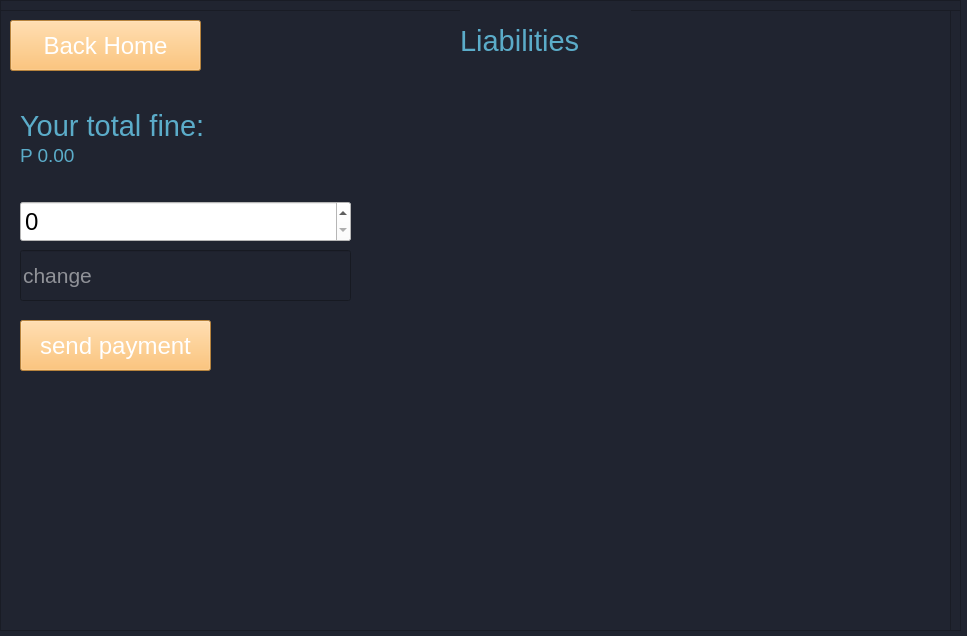
<?xml version="1.0" encoding="UTF-8"?>
<ui version="4.0">
 <class>MainWindow</class>
 <widget class="QMainWindow" name="MainWindow">
  <property name="geometry">
   <rect>
    <x>0</x>
    <y>0</y>
    <width>967</width>
    <height>636</height>
   </rect>
  </property>
  <property name="windowTitle">
   <string>Library System</string>
  </property>
  <property name="styleSheet">
   <string notr="true">background-color: rgb(32, 36, 48);</string>
  </property>
  <widget class="QWidget" name="centralwidget">
   <widget class="QFrame" name="loginFrame">
    <property name="geometry">
     <rect>
      <x>0</x>
      <y>0</y>
      <width>961</width>
      <height>631</height>
     </rect>
    </property>
    <property name="frameShape">
     <enum>QFrame::StyledPanel</enum>
    </property>
    <property name="frameShadow">
     <enum>QFrame::Raised</enum>
    </property>
    <widget class="QLineEdit" name="password">
     <property name="geometry">
      <rect>
       <x>320</x>
       <y>260</y>
       <width>331</width>
       <height>51</height>
      </rect>
     </property>
     <property name="font">
      <font>
       <pointsize>16</pointsize>
      </font>
     </property>
     <property name="styleSheet">
      <string notr="true">color: rgb(255, 255, 255);</string>
     </property>
     <property name="placeholderText">
      <string>Password</string>
     </property>
    </widget>
    <widget class="QLineEdit" name="username">
     <property name="geometry">
      <rect>
       <x>320</x>
       <y>180</y>
       <width>331</width>
       <height>51</height>
      </rect>
     </property>
     <property name="font">
      <font>
       <pointsize>16</pointsize>
      </font>
     </property>
     <property name="styleSheet">
      <string notr="true">color: rgb(255, 255, 255);</string>
     </property>
     <property name="placeholderText">
      <string>Username</string>
     </property>
    </widget>
    <widget class="QLabel" name="labelWrongCredential">
     <property name="geometry">
      <rect>
       <x>320</x>
       <y>420</y>
       <width>331</width>
       <height>61</height>
      </rect>
     </property>
     <property name="font">
      <font>
       <pointsize>18</pointsize>
      </font>
     </property>
     <property name="styleSheet">
      <string notr="true">color: rgb(255, 0, 0);</string>
     </property>
     <property name="text">
      <string>Wrong Credentials!</string>
     </property>
     <property name="alignment">
      <set>Qt::AlignCenter</set>
     </property>
    </widget>
    <widget class="QPushButton" name="loginBTN">
     <property name="geometry">
      <rect>
       <x>420</x>
       <y>340</y>
       <width>131</width>
       <height>41</height>
      </rect>
     </property>
     <property name="font">
      <font>
       <pointsize>18</pointsize>
      </font>
     </property>
     <property name="styleSheet">
      <string notr="true">background-color: rgb(255, 184, 85);
color: rgb(255, 255, 255);</string>
     </property>
     <property name="text">
      <string>Login</string>
     </property>
    </widget>
    <widget class="QLabel" name="label">
     <property name="geometry">
      <rect>
       <x>320</x>
       <y>30</y>
       <width>331</width>
       <height>91</height>
      </rect>
     </property>
     <property name="font">
      <font>
       <family>Consolas</family>
       <pointsize>30</pointsize>
      </font>
     </property>
     <property name="styleSheet">
      <string notr="true">color: rgb(91, 172, 201);</string>
     </property>
     <property name="text">
      <string>Library System</string>
     </property>
    </widget>
   </widget>
   <widget class="QFrame" name="homeFrame">
    <property name="geometry">
     <rect>
      <x>10</x>
      <y>10</y>
      <width>951</width>
      <height>621</height>
     </rect>
    </property>
    <property name="frameShape">
     <enum>QFrame::StyledPanel</enum>
    </property>
    <property name="frameShadow">
     <enum>QFrame::Raised</enum>
    </property>
    <widget class="QLabel" name="user">
     <property name="geometry">
      <rect>
       <x>10</x>
       <y>10</y>
       <width>331</width>
       <height>61</height>
      </rect>
     </property>
     <property name="font">
      <font>
       <pointsize>14</pointsize>
      </font>
     </property>
     <property name="styleSheet">
      <string notr="true">color: rgb(91, 172, 201);</string>
     </property>
     <property name="text">
      <string>Hello, Name!</string>
     </property>
    </widget>
    <widget class="QListWidget" name="bookList">
     <property name="geometry">
      <rect>
       <x>230</x>
       <y>230</y>
       <width>711</width>
       <height>171</height>
      </rect>
     </property>
     <property name="font">
      <font>
       <pointsize>12</pointsize>
      </font>
     </property>
     <property name="styleSheet">
      <string notr="true">background-color: rgb(255, 255, 255);</string>
     </property>
     <item>
      <property name="text">
       <string>Biography |  Cleophatra: A Life | Stacy Schiff | 2010</string>
      </property>
     </item>
    </widget>
    <widget class="QLabel" name="label_3">
     <property name="geometry">
      <rect>
       <x>230</x>
       <y>100</y>
       <width>121</width>
       <height>21</height>
      </rect>
     </property>
     <property name="font">
      <font>
       <pointsize>22</pointsize>
      </font>
     </property>
     <property name="styleSheet">
      <string notr="true">color: rgb(91, 172, 201);</string>
     </property>
     <property name="text">
      <string>All Books</string>
     </property>
    </widget>
    <widget class="QLineEdit" name="searchBook">
     <property name="geometry">
      <rect>
       <x>230</x>
       <y>140</y>
       <width>711</width>
       <height>41</height>
      </rect>
     </property>
     <property name="font">
      <font>
       <pointsize>12</pointsize>
      </font>
     </property>
     <property name="styleSheet">
      <string notr="true">color: rgb(255, 255, 255);</string>
     </property>
     <property name="placeholderText">
      <string>Search Book here</string>
     </property>
    </widget>
    <widget class="QPushButton" name="returnBookBTN">
     <property name="geometry">
      <rect>
       <x>10</x>
       <y>210</y>
       <width>191</width>
       <height>51</height>
      </rect>
     </property>
     <property name="font">
      <font>
       <pointsize>18</pointsize>
      </font>
     </property>
     <property name="styleSheet">
      <string notr="true">background-color: rgb(255, 184, 85);
color: rgb(255, 255, 255);</string>
     </property>
     <property name="text">
      <string>Return Book</string>
     </property>
    </widget>
    <widget class="QPushButton" name="barrowBookBTN">
     <property name="geometry">
      <rect>
       <x>10</x>
       <y>140</y>
       <width>191</width>
       <height>51</height>
      </rect>
     </property>
     <property name="font">
      <font>
       <pointsize>18</pointsize>
      </font>
     </property>
     <property name="styleSheet">
      <string notr="true">background-color: rgb(255, 184, 85);
color: rgb(255, 255, 255);</string>
     </property>
     <property name="text">
      <string>Barrow Book</string>
     </property>
    </widget>
    <widget class="QLabel" name="tab">
     <property name="geometry">
      <rect>
       <x>440</x>
       <y>0</y>
       <width>81</width>
       <height>61</height>
      </rect>
     </property>
     <property name="font">
      <font>
       <pointsize>22</pointsize>
      </font>
     </property>
     <property name="styleSheet">
      <string notr="true">color: rgb(91, 172, 201);</string>
     </property>
     <property name="text">
      <string>HOME</string>
     </property>
    </widget>
    <widget class="QPushButton" name="liabilitiesBTN">
     <property name="geometry">
      <rect>
       <x>10</x>
       <y>280</y>
       <width>191</width>
       <height>51</height>
      </rect>
     </property>
     <property name="font">
      <font>
       <pointsize>18</pointsize>
      </font>
     </property>
     <property name="styleSheet">
      <string notr="true">background-color: rgb(255, 184, 85);
color: rgb(255, 255, 255);</string>
     </property>
     <property name="text">
      <string>Liabilities</string>
     </property>
    </widget>
    <widget class="QPushButton" name="reservedBookBTN">
     <property name="geometry">
      <rect>
       <x>10</x>
       <y>350</y>
       <width>191</width>
       <height>51</height>
      </rect>
     </property>
     <property name="font">
      <font>
       <pointsize>18</pointsize>
      </font>
     </property>
     <property name="styleSheet">
      <string notr="true">background-color: rgb(255, 184, 85);
color: rgb(255, 255, 255);</string>
     </property>
     <property name="text">
      <string>Reserved Book</string>
     </property>
    </widget>
    <widget class="QLabel" name="label_4">
     <property name="geometry">
      <rect>
       <x>230</x>
       <y>200</y>
       <width>341</width>
       <height>21</height>
      </rect>
     </property>
     <property name="font">
      <font>
       <pointsize>14</pointsize>
      </font>
     </property>
     <property name="styleSheet">
      <string notr="true">color: rgb(91, 172, 201);</string>
     </property>
     <property name="text">
      <string>Subject | Title | Author | Published Date</string>
     </property>
    </widget>
    <widget class="QLabel" name="labelINFO">
     <property name="geometry">
      <rect>
       <x>10</x>
       <y>440</y>
       <width>931</width>
       <height>181</height>
      </rect>
     </property>
     <property name="font">
      <font>
       <pointsize>14</pointsize>
      </font>
     </property>
     <property name="styleSheet">
      <string notr="true">color: rgb(91, 172, 201);</string>
     </property>
     <property name="text">
      <string>Subject: Biography
Title: Cleopathra
Author: Stacy
Date: 2010
Rack No: 102</string>
     </property>
     <property name="alignment">
      <set>Qt::AlignLeading|Qt::AlignLeft|Qt::AlignTop</set>
     </property>
    </widget>
    <widget class="QLabel" name="label_6">
     <property name="geometry">
      <rect>
       <x>10</x>
       <y>410</y>
       <width>261</width>
       <height>21</height>
      </rect>
     </property>
     <property name="font">
      <font>
       <pointsize>22</pointsize>
      </font>
     </property>
     <property name="styleSheet">
      <string notr="true">color: rgb(91, 172, 201);</string>
     </property>
     <property name="text">
      <string>Book Information</string>
     </property>
    </widget>
    <widget class="QPushButton" name="logoutBTN">
     <property name="geometry">
      <rect>
       <x>750</x>
       <y>20</y>
       <width>191</width>
       <height>51</height>
      </rect>
     </property>
     <property name="font">
      <font>
       <pointsize>18</pointsize>
      </font>
     </property>
     <property name="styleSheet">
      <string notr="true">background-color: rgb(255, 184, 85);
color: rgb(255, 255, 255);</string>
     </property>
     <property name="text">
      <string>LogOut</string>
     </property>
    </widget>
   </widget>
   <widget class="QFrame" name="barrowFrame">
    <property name="geometry">
     <rect>
      <x>10</x>
      <y>10</y>
      <width>951</width>
      <height>621</height>
     </rect>
    </property>
    <property name="frameShape">
     <enum>QFrame::StyledPanel</enum>
    </property>
    <property name="frameShadow">
     <enum>QFrame::Raised</enum>
    </property>
    <widget class="QListWidget" name="bookList_barrow">
     <property name="geometry">
      <rect>
       <x>10</x>
       <y>210</y>
       <width>721</width>
       <height>181</height>
      </rect>
     </property>
     <property name="font">
      <font>
       <pointsize>12</pointsize>
      </font>
     </property>
     <property name="styleSheet">
      <string notr="true">background-color: rgb(255, 255, 255);</string>
     </property>
     <item>
      <property name="text">
       <string>Biography |  Cleophatra: A Life | Stacy Schiff | 2010</string>
      </property>
     </item>
    </widget>
    <widget class="QLabel" name="label_5">
     <property name="geometry">
      <rect>
       <x>10</x>
       <y>90</y>
       <width>121</width>
       <height>21</height>
      </rect>
     </property>
     <property name="font">
      <font>
       <pointsize>22</pointsize>
      </font>
     </property>
     <property name="styleSheet">
      <string notr="true">color: rgb(91, 172, 201);</string>
     </property>
     <property name="text">
      <string>All Books</string>
     </property>
    </widget>
    <widget class="QLineEdit" name="searchBook_barrow">
     <property name="geometry">
      <rect>
       <x>10</x>
       <y>130</y>
       <width>381</width>
       <height>41</height>
      </rect>
     </property>
     <property name="font">
      <font>
       <pointsize>12</pointsize>
      </font>
     </property>
     <property name="styleSheet">
      <string notr="true">color: rgb(255, 255, 255);</string>
     </property>
     <property name="placeholderText">
      <string>Search Book here</string>
     </property>
    </widget>
    <widget class="QPushButton" name="backHome_barrow">
     <property name="geometry">
      <rect>
       <x>10</x>
       <y>10</y>
       <width>191</width>
       <height>51</height>
      </rect>
     </property>
     <property name="font">
      <font>
       <pointsize>18</pointsize>
      </font>
     </property>
     <property name="styleSheet">
      <string notr="true">background-color: rgb(255, 184, 85);
color: rgb(255, 255, 255);</string>
     </property>
     <property name="text">
      <string>Back Home</string>
     </property>
    </widget>
    <widget class="QLabel" name="tab_2">
     <property name="geometry">
      <rect>
       <x>410</x>
       <y>0</y>
       <width>171</width>
       <height>61</height>
      </rect>
     </property>
     <property name="font">
      <font>
       <pointsize>22</pointsize>
      </font>
     </property>
     <property name="styleSheet">
      <string notr="true">color: rgb(91, 172, 201);</string>
     </property>
     <property name="text">
      <string>Barrow Book</string>
     </property>
    </widget>
    <widget class="QLabel" name="label_7">
     <property name="geometry">
      <rect>
       <x>10</x>
       <y>180</y>
       <width>341</width>
       <height>21</height>
      </rect>
     </property>
     <property name="font">
      <font>
       <pointsize>14</pointsize>
      </font>
     </property>
     <property name="styleSheet">
      <string notr="true">color: rgb(91, 172, 201);</string>
     </property>
     <property name="text">
      <string>Subject | Title | Author | Published Date</string>
     </property>
    </widget>
    <widget class="QLabel" name="labelINFO_barrow">
     <property name="geometry">
      <rect>
       <x>10</x>
       <y>440</y>
       <width>931</width>
       <height>181</height>
      </rect>
     </property>
     <property name="font">
      <font>
       <pointsize>14</pointsize>
      </font>
     </property>
     <property name="styleSheet">
      <string notr="true">color: rgb(91, 172, 201);</string>
     </property>
     <property name="text">
      <string>Subject: Biography
Title: Cleopathra
Author: Stacy
Date: 2010
Rack No: 102
No. of Copies: 100</string>
     </property>
     <property name="alignment">
      <set>Qt::AlignLeading|Qt::AlignLeft|Qt::AlignTop</set>
     </property>
    </widget>
    <widget class="QLabel" name="label_8">
     <property name="geometry">
      <rect>
       <x>10</x>
       <y>400</y>
       <width>261</width>
       <height>31</height>
      </rect>
     </property>
     <property name="font">
      <font>
       <pointsize>22</pointsize>
      </font>
     </property>
     <property name="styleSheet">
      <string notr="true">color: rgb(91, 172, 201);</string>
     </property>
     <property name="text">
      <string>Selected Book</string>
     </property>
    </widget>
    <widget class="QPushButton" name="barrowThis">
     <property name="geometry">
      <rect>
       <x>750</x>
       <y>340</y>
       <width>191</width>
       <height>51</height>
      </rect>
     </property>
     <property name="font">
      <font>
       <pointsize>18</pointsize>
      </font>
     </property>
     <property name="styleSheet">
      <string notr="true">background-color: rgb(255, 184, 85);
color: rgb(255, 255, 255);</string>
     </property>
     <property name="text">
      <string>Barrow</string>
     </property>
    </widget>
    <widget class="QDateEdit" name="date">
     <property name="geometry">
      <rect>
       <x>750</x>
       <y>220</y>
       <width>191</width>
       <height>41</height>
      </rect>
     </property>
     <property name="font">
      <font>
       <pointsize>16</pointsize>
      </font>
     </property>
     <property name="styleSheet">
      <string notr="true">background-color: rgb(255, 255, 255);</string>
     </property>
     <property name="dateTime">
      <datetime>
       <hour>12</hour>
       <minute>0</minute>
       <second>0</second>
       <year>2000</year>
       <month>1</month>
       <day>1</day>
      </datetime>
     </property>
     <property name="maximumDateTime">
      <datetime>
       <hour>23</hour>
       <minute>59</minute>
       <second>59</second>
       <year>2022</year>
       <month>12</month>
       <day>30</day>
      </datetime>
     </property>
     <property name="minimumDateTime">
      <datetime>
       <hour>0</hour>
       <minute>0</minute>
       <second>0</second>
       <year>1753</year>
       <month>9</month>
       <day>14</day>
      </datetime>
     </property>
     <property name="calendarPopup">
      <bool>true</bool>
     </property>
    </widget>
    <widget class="QPushButton" name="reservedThis">
     <property name="geometry">
      <rect>
       <x>750</x>
       <y>280</y>
       <width>191</width>
       <height>51</height>
      </rect>
     </property>
     <property name="font">
      <font>
       <pointsize>18</pointsize>
      </font>
     </property>
     <property name="styleSheet">
      <string notr="true">background-color: rgb(255, 184, 85);
color: rgb(255, 255, 255);</string>
     </property>
     <property name="text">
      <string>Reserved Book</string>
     </property>
    </widget>
    <widget class="QLabel" name="label_9">
     <property name="geometry">
      <rect>
       <x>750</x>
       <y>180</y>
       <width>271</width>
       <height>21</height>
      </rect>
     </property>
     <property name="font">
      <font>
       <pointsize>14</pointsize>
      </font>
     </property>
     <property name="styleSheet">
      <string notr="true">color: rgb(91, 172, 201);</string>
     </property>
     <property name="text">
      <string>Date to return book</string>
     </property>
    </widget>
    <widget class="QLabel" name="label_18">
     <property name="geometry">
      <rect>
       <x>730</x>
       <y>90</y>
       <width>221</width>
       <height>21</height>
      </rect>
     </property>
     <property name="font">
      <font>
       <pointsize>14</pointsize>
      </font>
     </property>
     <property name="styleSheet">
      <string notr="true">color: rgb(91, 172, 201);</string>
     </property>
     <property name="text">
      <string>Total barrowed books: 0</string>
     </property>
    </widget>
   </widget>
   <widget class="QFrame" name="returnFrame">
    <property name="geometry">
     <rect>
      <x>10</x>
      <y>10</y>
      <width>951</width>
      <height>621</height>
     </rect>
    </property>
    <property name="frameShape">
     <enum>QFrame::StyledPanel</enum>
    </property>
    <property name="frameShadow">
     <enum>QFrame::Raised</enum>
    </property>
    <widget class="QListWidget" name="bookList_return">
     <property name="geometry">
      <rect>
       <x>10</x>
       <y>210</y>
       <width>721</width>
       <height>171</height>
      </rect>
     </property>
     <property name="font">
      <font>
       <pointsize>12</pointsize>
      </font>
     </property>
     <property name="styleSheet">
      <string notr="true">background-color: rgb(255, 255, 255);</string>
     </property>
     <item>
      <property name="text">
       <string>Biography |  Cleophatra: A Life | Stacy Schiff | 2010</string>
      </property>
     </item>
    </widget>
    <widget class="QLabel" name="label_10">
     <property name="geometry">
      <rect>
       <x>10</x>
       <y>140</y>
       <width>291</width>
       <height>31</height>
      </rect>
     </property>
     <property name="font">
      <font>
       <pointsize>22</pointsize>
      </font>
     </property>
     <property name="styleSheet">
      <string notr="true">color: rgb(91, 172, 201);</string>
     </property>
     <property name="text">
      <string>Your Barrowed Books</string>
     </property>
    </widget>
    <widget class="QPushButton" name="backHome_return">
     <property name="geometry">
      <rect>
       <x>10</x>
       <y>10</y>
       <width>191</width>
       <height>51</height>
      </rect>
     </property>
     <property name="font">
      <font>
       <pointsize>18</pointsize>
      </font>
     </property>
     <property name="styleSheet">
      <string notr="true">background-color: rgb(255, 184, 85);
color: rgb(255, 255, 255);</string>
     </property>
     <property name="text">
      <string>Back Home</string>
     </property>
    </widget>
    <widget class="QLabel" name="tab_3">
     <property name="geometry">
      <rect>
       <x>400</x>
       <y>0</y>
       <width>171</width>
       <height>61</height>
      </rect>
     </property>
     <property name="font">
      <font>
       <pointsize>22</pointsize>
      </font>
     </property>
     <property name="styleSheet">
      <string notr="true">color: rgb(91, 172, 201);</string>
     </property>
     <property name="text">
      <string>Return Book</string>
     </property>
    </widget>
    <widget class="QLabel" name="label_11">
     <property name="geometry">
      <rect>
       <x>10</x>
       <y>180</y>
       <width>341</width>
       <height>21</height>
      </rect>
     </property>
     <property name="font">
      <font>
       <pointsize>14</pointsize>
      </font>
     </property>
     <property name="styleSheet">
      <string notr="true">color: rgb(91, 172, 201);</string>
     </property>
     <property name="text">
      <string>Subject | Title | Author | Published Date</string>
     </property>
    </widget>
    <widget class="QLabel" name="labelINFO_return">
     <property name="geometry">
      <rect>
       <x>10</x>
       <y>430</y>
       <width>931</width>
       <height>181</height>
      </rect>
     </property>
     <property name="font">
      <font>
       <pointsize>14</pointsize>
      </font>
     </property>
     <property name="styleSheet">
      <string notr="true">color: rgb(91, 172, 201);</string>
     </property>
     <property name="text">
      <string>Subject: Biography
Title: Cleopathra
Author: Stacy
Date: 2010
Rack No: 102
No. of Copies: 100</string>
     </property>
     <property name="alignment">
      <set>Qt::AlignLeading|Qt::AlignLeft|Qt::AlignTop</set>
     </property>
    </widget>
    <widget class="QLabel" name="label_12">
     <property name="geometry">
      <rect>
       <x>10</x>
       <y>390</y>
       <width>261</width>
       <height>31</height>
      </rect>
     </property>
     <property name="font">
      <font>
       <pointsize>22</pointsize>
      </font>
     </property>
     <property name="styleSheet">
      <string notr="true">color: rgb(91, 172, 201);</string>
     </property>
     <property name="text">
      <string>Selected Book</string>
     </property>
    </widget>
    <widget class="QPushButton" name="returnThis">
     <property name="geometry">
      <rect>
       <x>740</x>
       <y>330</y>
       <width>191</width>
       <height>51</height>
      </rect>
     </property>
     <property name="font">
      <font>
       <pointsize>18</pointsize>
      </font>
     </property>
     <property name="styleSheet">
      <string notr="true">background-color: rgb(255, 184, 85);
color: rgb(255, 255, 255);</string>
     </property>
     <property name="text">
      <string>Return Book</string>
     </property>
    </widget>
    <widget class="QLabel" name="label_13">
     <property name="geometry">
      <rect>
       <x>740</x>
       <y>180</y>
       <width>131</width>
       <height>21</height>
      </rect>
     </property>
     <property name="font">
      <font>
       <pointsize>14</pointsize>
      </font>
     </property>
     <property name="styleSheet">
      <string notr="true">color: rgb(91, 172, 201);</string>
     </property>
     <property name="text">
      <string>Date to return</string>
     </property>
    </widget>
    <widget class="QLabel" name="dateBarrowed">
     <property name="geometry">
      <rect>
       <x>740</x>
       <y>210</y>
       <width>211</width>
       <height>31</height>
      </rect>
     </property>
     <property name="font">
      <font>
       <pointsize>22</pointsize>
      </font>
     </property>
     <property name="styleSheet">
      <string notr="true">color: rgb(91, 172, 201);</string>
     </property>
     <property name="text">
      <string>12/12/21</string>
     </property>
    </widget>
    <widget class="QLabel" name="label_15">
     <property name="geometry">
      <rect>
       <x>740</x>
       <y>250</y>
       <width>141</width>
       <height>21</height>
      </rect>
     </property>
     <property name="font">
      <font>
       <pointsize>14</pointsize>
      </font>
     </property>
     <property name="styleSheet">
      <string notr="true">color: rgb(91, 172, 201);</string>
     </property>
     <property name="text">
      <string>Fine</string>
     </property>
    </widget>
    <widget class="QLabel" name="fineAmount">
     <property name="geometry">
      <rect>
       <x>740</x>
       <y>280</y>
       <width>201</width>
       <height>31</height>
      </rect>
     </property>
     <property name="font">
      <font>
       <pointsize>22</pointsize>
      </font>
     </property>
     <property name="styleSheet">
      <string notr="true">color: rgb(91, 172, 201);</string>
     </property>
     <property name="text">
      <string>NONE</string>
     </property>
    </widget>
   </widget>
   <widget class="QFrame" name="reservedFrame">
    <property name="geometry">
     <rect>
      <x>10</x>
      <y>10</y>
      <width>951</width>
      <height>621</height>
     </rect>
    </property>
    <property name="frameShape">
     <enum>QFrame::StyledPanel</enum>
    </property>
    <property name="frameShadow">
     <enum>QFrame::Raised</enum>
    </property>
    <widget class="QListWidget" name="bookList_reserved">
     <property name="geometry">
      <rect>
       <x>10</x>
       <y>170</y>
       <width>911</width>
       <height>331</height>
      </rect>
     </property>
     <property name="font">
      <font>
       <pointsize>12</pointsize>
      </font>
     </property>
     <property name="styleSheet">
      <string notr="true">background-color: rgb(255, 255, 255);</string>
     </property>
    </widget>
    <widget class="QLabel" name="label_14">
     <property name="geometry">
      <rect>
       <x>10</x>
       <y>90</y>
       <width>291</width>
       <height>31</height>
      </rect>
     </property>
     <property name="font">
      <font>
       <pointsize>22</pointsize>
      </font>
     </property>
     <property name="styleSheet">
      <string notr="true">color: rgb(91, 172, 201);</string>
     </property>
     <property name="text">
      <string>Your Reserved Books</string>
     </property>
    </widget>
    <widget class="QPushButton" name="backHome_reserved">
     <property name="geometry">
      <rect>
       <x>10</x>
       <y>10</y>
       <width>191</width>
       <height>51</height>
      </rect>
     </property>
     <property name="font">
      <font>
       <pointsize>18</pointsize>
      </font>
     </property>
     <property name="styleSheet">
      <string notr="true">background-color: rgb(255, 184, 85);
color: rgb(255, 255, 255);</string>
     </property>
     <property name="text">
      <string>Back Home</string>
     </property>
    </widget>
    <widget class="QLabel" name="tab_5">
     <property name="geometry">
      <rect>
       <x>370</x>
       <y>0</y>
       <width>251</width>
       <height>61</height>
      </rect>
     </property>
     <property name="font">
      <font>
       <pointsize>22</pointsize>
      </font>
     </property>
     <property name="styleSheet">
      <string notr="true">color: rgb(91, 172, 201);</string>
     </property>
     <property name="text">
      <string>Reserved Book List</string>
     </property>
    </widget>
    <widget class="QLabel" name="label_16">
     <property name="geometry">
      <rect>
       <x>10</x>
       <y>130</y>
       <width>341</width>
       <height>21</height>
      </rect>
     </property>
     <property name="font">
      <font>
       <pointsize>14</pointsize>
      </font>
     </property>
     <property name="styleSheet">
      <string notr="true">color: rgb(91, 172, 201);</string>
     </property>
     <property name="text">
      <string>Subject | Title | Author | Published Date</string>
     </property>
    </widget>
   </widget>
   <widget class="QFrame" name="liabilities">
    <property name="geometry">
     <rect>
      <x>0</x>
      <y>10</y>
      <width>951</width>
      <height>621</height>
     </rect>
    </property>
    <property name="inputMethodHints">
     <set>Qt::ImhDigitsOnly|Qt::ImhFormattedNumbersOnly</set>
    </property>
    <property name="frameShape">
     <enum>QFrame::StyledPanel</enum>
    </property>
    <property name="frameShadow">
     <enum>QFrame::Raised</enum>
    </property>
    <widget class="QPushButton" name="backHome_liabilities">
     <property name="geometry">
      <rect>
       <x>10</x>
       <y>10</y>
       <width>191</width>
       <height>51</height>
      </rect>
     </property>
     <property name="font">
      <font>
       <pointsize>18</pointsize>
      </font>
     </property>
     <property name="styleSheet">
      <string notr="true">background-color: rgb(255, 184, 85);
color: rgb(255, 255, 255);</string>
     </property>
     <property name="text">
      <string>Back Home</string>
     </property>
    </widget>
    <widget class="QLabel" name="tab_4">
     <property name="geometry">
      <rect>
       <x>460</x>
       <y>0</y>
       <width>171</width>
       <height>61</height>
      </rect>
     </property>
     <property name="font">
      <font>
       <pointsize>22</pointsize>
      </font>
     </property>
     <property name="styleSheet">
      <string notr="true">color: rgb(91, 172, 201);</string>
     </property>
     <property name="text">
      <string>Liabilities</string>
     </property>
    </widget>
    <widget class="QLabel" name="labelFine">
     <property name="geometry">
      <rect>
       <x>20</x>
       <y>120</y>
       <width>141</width>
       <height>51</height>
      </rect>
     </property>
     <property name="font">
      <font>
       <pointsize>14</pointsize>
      </font>
     </property>
     <property name="styleSheet">
      <string notr="true">color: rgb(91, 172, 201);</string>
     </property>
     <property name="text">
      <string>P 0.00</string>
     </property>
    </widget>
    <widget class="QLabel" name="label_17">
     <property name="geometry">
      <rect>
       <x>20</x>
       <y>100</y>
       <width>261</width>
       <height>31</height>
      </rect>
     </property>
     <property name="font">
      <font>
       <pointsize>22</pointsize>
      </font>
     </property>
     <property name="styleSheet">
      <string notr="true">color: rgb(91, 172, 201);</string>
     </property>
     <property name="text">
      <string>Your total fine:</string>
     </property>
    </widget>
    <widget class="QLineEdit" name="change">
     <property name="geometry">
      <rect>
       <x>20</x>
       <y>240</y>
       <width>331</width>
       <height>51</height>
      </rect>
     </property>
     <property name="font">
      <font>
       <pointsize>16</pointsize>
      </font>
     </property>
     <property name="styleSheet">
      <string notr="true">color: rgb(255, 255, 255);</string>
     </property>
     <property name="inputMethodHints">
      <set>Qt::ImhDate|Qt::ImhDialableCharactersOnly|Qt::ImhEmailCharactersOnly|Qt::ImhHiddenText|Qt::ImhLatinOnly|Qt::ImhLowercaseOnly|Qt::ImhMultiLine|Qt::ImhNoAutoUppercase|Qt::ImhNoEditMenu|Qt::ImhNoPredictiveText|Qt::ImhNoTextHandles|Qt::ImhPreferLatin|Qt::ImhPreferLowercase|Qt::ImhPreferNumbers|Qt::ImhPreferUppercase|Qt::ImhSensitiveData|Qt::ImhTime|Qt::ImhUppercaseOnly|Qt::ImhUrlCharactersOnly</set>
     </property>
     <property name="readOnly">
      <bool>true</bool>
     </property>
     <property name="placeholderText">
      <string>change</string>
     </property>
    </widget>
    <widget class="QPushButton" name="sendPaymentBTN">
     <property name="geometry">
      <rect>
       <x>20</x>
       <y>310</y>
       <width>191</width>
       <height>51</height>
      </rect>
     </property>
     <property name="font">
      <font>
       <pointsize>18</pointsize>
      </font>
     </property>
     <property name="styleSheet">
      <string notr="true">background-color: rgb(255, 184, 85);
color: rgb(255, 255, 255);</string>
     </property>
     <property name="text">
      <string>send payment</string>
     </property>
    </widget>
    <widget class="QSpinBox" name="money">
     <property name="geometry">
      <rect>
       <x>20</x>
       <y>191</y>
       <width>331</width>
       <height>41</height>
      </rect>
     </property>
     <property name="font">
      <font>
       <pointsize>18</pointsize>
      </font>
     </property>
     <property name="styleSheet">
      <string notr="true">background-color: rgb(255, 255, 255);</string>
     </property>
     <property name="maximum">
      <number>1000</number>
     </property>
    </widget>
   </widget>
   <zorder>barrowFrame</zorder>
   <zorder>returnFrame</zorder>
   <zorder>reservedFrame</zorder>
   <zorder>loginFrame</zorder>
   <zorder>homeFrame</zorder>
   <zorder>liabilities</zorder>
  </widget>
 </widget>
 <resources/>
 <connections/>
</ui>
